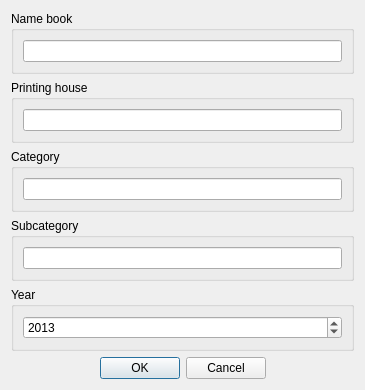
<?xml version="1.0" encoding="UTF-8"?>
<ui version="4.0">
 <class>Create</class>
 <widget class="QDialog" name="Create">
  <property name="geometry">
   <rect>
    <x>0</x>
    <y>0</y>
    <width>365</width>
    <height>376</height>
   </rect>
  </property>
  <property name="windowTitle">
   <string>Creating new a book</string>
  </property>
  <property name="locale">
   <locale language="English" country="UnitedStates"/>
  </property>
  <layout class="QVBoxLayout" name="verticalLayout_4">
   <item>
    <widget class="QGroupBox" name="gbName">
     <property name="title">
      <string>Name book</string>
     </property>
     <layout class="QHBoxLayout" name="horizontalLayout_2">
      <item>
       <widget class="QLineEdit" name="leNameBook"/>
      </item>
     </layout>
    </widget>
   </item>
   <item>
    <widget class="QGroupBox" name="gbPrintingHouse">
     <property name="title">
      <string>Printing house</string>
     </property>
     <layout class="QHBoxLayout" name="horizontalLayout_3">
      <item>
       <widget class="QLineEdit" name="lePrintingHouse"/>
      </item>
     </layout>
    </widget>
   </item>
   <item>
    <widget class="QGroupBox" name="gbCategory">
     <property name="title">
      <string>Category</string>
     </property>
     <layout class="QVBoxLayout" name="verticalLayout_2">
      <item>
       <widget class="QLineEdit" name="leCategory"/>
      </item>
     </layout>
    </widget>
   </item>
   <item>
    <widget class="QGroupBox" name="gbSubcategory">
     <property name="title">
      <string>Subcategory</string>
     </property>
     <layout class="QVBoxLayout" name="verticalLayout">
      <item>
       <widget class="QLineEdit" name="leSubCategory"/>
      </item>
     </layout>
    </widget>
   </item>
   <item>
    <widget class="QGroupBox" name="gbYear">
     <property name="title">
      <string>Year</string>
     </property>
     <layout class="QVBoxLayout" name="verticalLayout_3">
      <item>
       <widget class="QSpinBox" name="sbYear">
        <property name="minimum">
         <number>-999999999</number>
        </property>
        <property name="maximum">
         <number>999999999</number>
        </property>
        <property name="value">
         <number>2013</number>
        </property>
       </widget>
      </item>
     </layout>
    </widget>
   </item>
   <item>
    <widget class="QDialogButtonBox" name="bbListBooks">
     <property name="orientation">
      <enum>Qt::Horizontal</enum>
     </property>
     <property name="standardButtons">
      <set>QDialogButtonBox::Cancel|QDialogButtonBox::Ok</set>
     </property>
     <property name="centerButtons">
      <bool>true</bool>
     </property>
    </widget>
   </item>
  </layout>
 </widget>
 <resources/>
 <connections>
  <connection>
   <sender>bbListBooks</sender>
   <signal>accepted()</signal>
   <receiver>Create</receiver>
   <slot>accept()</slot>
   <hints>
    <hint type="sourcelabel">
     <x>248</x>
     <y>254</y>
    </hint>
    <hint type="destinationlabel">
     <x>157</x>
     <y>274</y>
    </hint>
   </hints>
  </connection>
  <connection>
   <sender>bbListBooks</sender>
   <signal>rejected()</signal>
   <receiver>Create</receiver>
   <slot>reject()</slot>
   <hints>
    <hint type="sourcelabel">
     <x>316</x>
     <y>260</y>
    </hint>
    <hint type="destinationlabel">
     <x>286</x>
     <y>274</y>
    </hint>
   </hints>
  </connection>
 </connections>
</ui>
